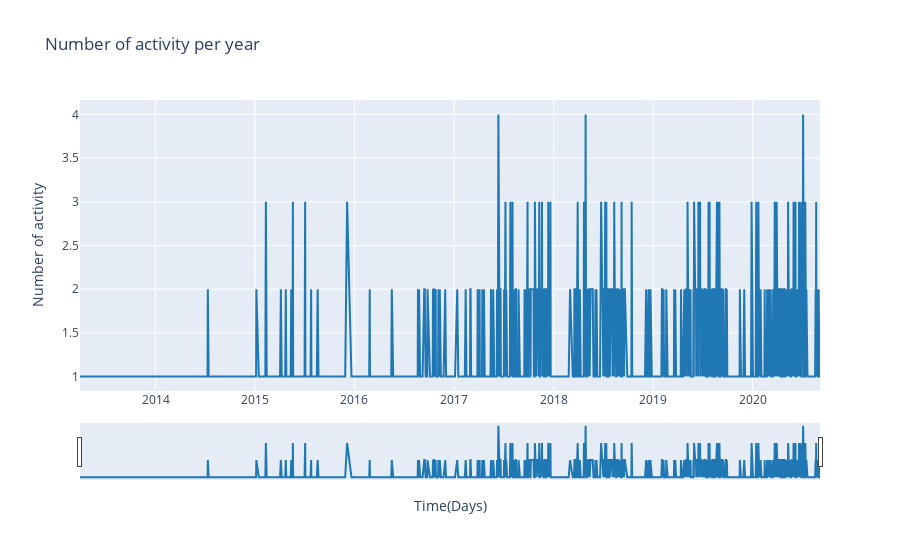

Notebook source saved alongside this figure:
### Code cell
df =  data_strava.groupby("dates").sum()
df.reset_index(inplace=True)

fig = go.Figure([
    go.Scatter(
        name='activity_count',
        x=df['dates'],
        y=df['activity_count'],
        mode='lines',
        line=dict(color='rgb(31, 119, 180)'),
    )
])
fig.update_layout(
    yaxis_title='Number of activity',
    title='Number of activity per year',
    xaxis_title = 'Time(Days)',
    hovermode="x"
)

fig.update_xaxes(rangeslider_visible=True)

fig.show()

### Figure 1 — Plotly figure (JSON) as saved in the notebook; plotly's stock layout.template omitted (floating-point values rounded to 4 significant figures; data arrays with more than 128 entries replaced by an {"elided": "..."} marker saying what was removed)
{"data": [{"line": {"color": "rgb(31, 119, 180)"}, "mode": "lines", "name": "activity_count", "type": "scatter", "x": {"elided": "1260 str values"}, "y": {"elided": "1260 int values"}}], "layout": {"hovermode": "x", "title": {"text": "Number of activity per year"}, "xaxis": {"rangeslider": {"visible": true}, "title": {"text": "Time(Days)"}}, "yaxis": {"title": {"text": "Number of activity"}}}}
